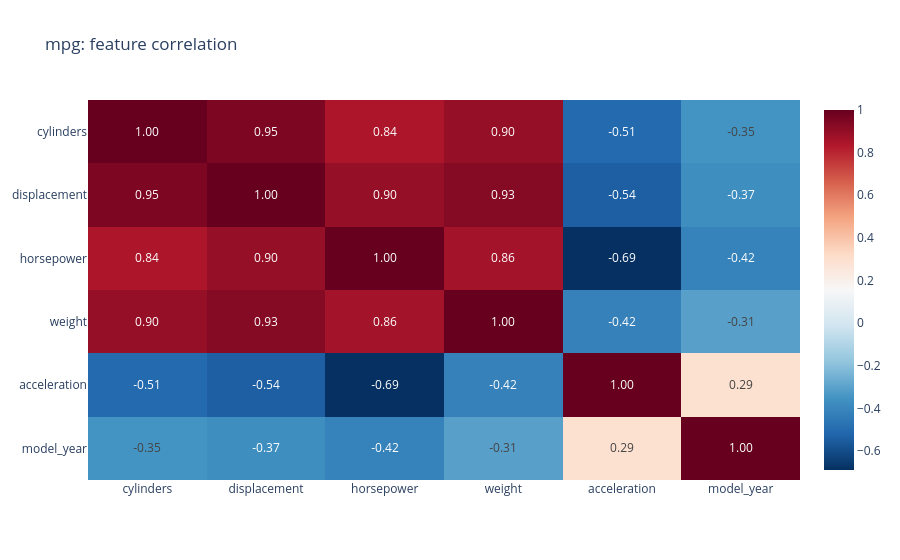
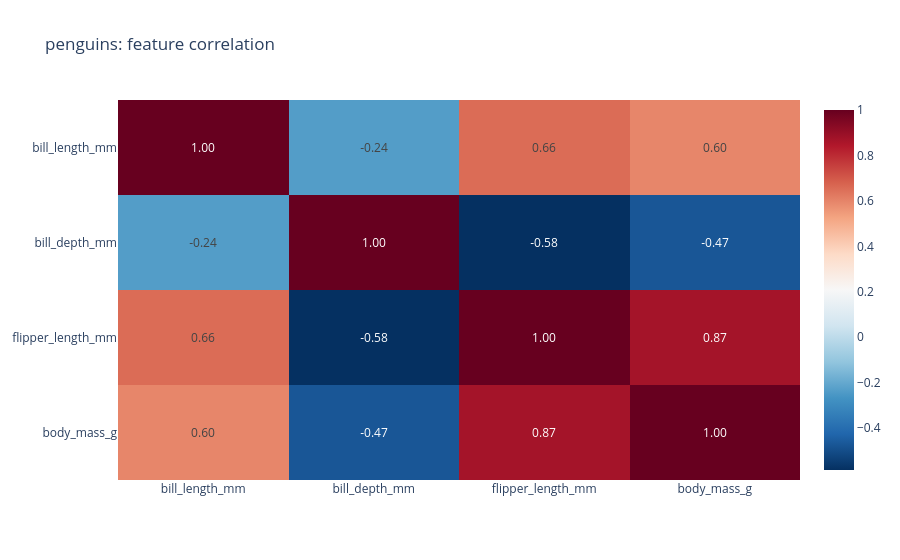

The notebook cell saved with these charts, in order:
### Markdown cell above
## 26 — Correlation heatmap
One task: inter-feature heatmap (plotly if available).

### Code cell
for name, D in DATASETS.items():
    df, TGT, DTCOL = D["df"], D["target"], D["date"]
    nums = [c for c in df.select_dtypes(include="number").columns if c != TGT][:12]
    if len(nums) > 1:
        C = df[nums].corr()
        if HAS_PLOTLY:
            px.imshow(C, text_auto=".2f", aspect="auto", color_continuous_scale="RdBu_r",
                      title=f"{name}: feature correlation").show()
        else:
            plt.figure(figsize=(8, 6)); sns.heatmap(C, cmap="coolwarm", center=0)
            plt.title(f"{name}: feature correlation"); plt.tight_layout(); plt.show()

### Figure 1 — Plotly figure (JSON) as saved in the notebook; plotly's stock layout.template omitted (floating-point values rounded to 4 significant figures)
{"data": [{"coloraxis": "coloraxis", "hovertemplate": "x: %{x}<br>y: %{y}<br>color: %{z}<extra></extra>", "name": "0", "texttemplate": "%{z:.2f}", "type": "heatmap", "x": ["cylinders", "displacement", "horsepower", "weight", "acceleration", "model_year"], "xaxis": "x", "y": ["cylinders", "displacement", "horsepower", "weight", "acceleration", "model_year"], "yaxis": "y", "z": [[1.0, 0.9507, 0.843, 0.896, -0.5054, -0.3487], [0.9507, 1.0, 0.8973, 0.9328, -0.5437, -0.3702], [0.843, 0.8973, 1.0, 0.8645, -0.6892, -0.4164], [0.896, 0.9328, 0.8645, 1.0, -0.4175, -0.3066], [-0.5054, -0.5437, -0.6892, -0.4175, 1.0, 0.2881], [-0.3487, -0.3702, -0.4164, -0.3066, 0.2881, 1.0]]}], "layout": {"coloraxis": {"autocolorscale": false, "colorscale": [[0.0, "rgb(5,48,97)"], [0.1, "rgb(33,102,172)"], [0.2, "rgb(67,147,195)"], [0.3, "rgb(146,197,222)"], [0.4, "rgb(209,229,240)"], [0.5, "rgb(247,247,247)"], [0.6, "rgb(253,219,199)"], [0.7, "rgb(244,165,130)"], [0.8, "rgb(214,96,77)"], [0.9, "rgb(178,24,43)"], [1.0, "rgb(103,0,31)"]]}, "title": {"text": "mpg: feature correlation"}, "xaxis": {"anchor": "y", "domain": [0.0, 1.0]}, "yaxis": {"anchor": "x", "autorange": "reversed", "domain": [0.0, 1.0]}}}

### Figure 2 — Plotly figure (JSON) as saved in the notebook; plotly's stock layout.template omitted (floating-point values rounded to 4 significant figures)
{"data": [{"coloraxis": "coloraxis", "hovertemplate": "x: %{x}<br>y: %{y}<br>color: %{z}<extra></extra>", "name": "0", "texttemplate": "%{z:.2f}", "type": "heatmap", "x": ["bill_length_mm", "bill_depth_mm", "flipper_length_mm", "body_mass_g"], "xaxis": "x", "y": ["bill_length_mm", "bill_depth_mm", "flipper_length_mm", "body_mass_g"], "yaxis": "y", "z": [[1.0, -0.2351, 0.6562, 0.5951], [-0.2351, 1.0, -0.5839, -0.4719], [0.6562, -0.5839, 1.0, 0.8712], [0.5951, -0.4719, 0.8712, 1.0]]}], "layout": {"coloraxis": {"autocolorscale": false, "colorscale": [[0.0, "rgb(5,48,97)"], [0.1, "rgb(33,102,172)"], [0.2, "rgb(67,147,195)"], [0.3, "rgb(146,197,222)"], [0.4, "rgb(209,229,240)"], [0.5, "rgb(247,247,247)"], [0.6, "rgb(253,219,199)"], [0.7, "rgb(244,165,130)"], [0.8, "rgb(214,96,77)"], [0.9, "rgb(178,24,43)"], [1.0, "rgb(103,0,31)"]]}, "title": {"text": "penguins: feature correlation"}, "xaxis": {"anchor": "y", "domain": [0.0, 1.0]}, "yaxis": {"anchor": "x", "autorange": "reversed", "domain": [0.0, 1.0]}}}
